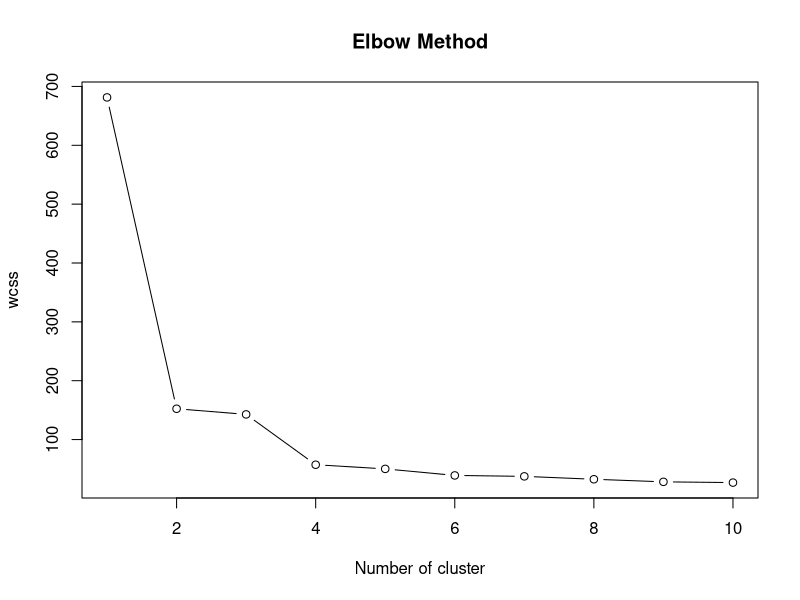
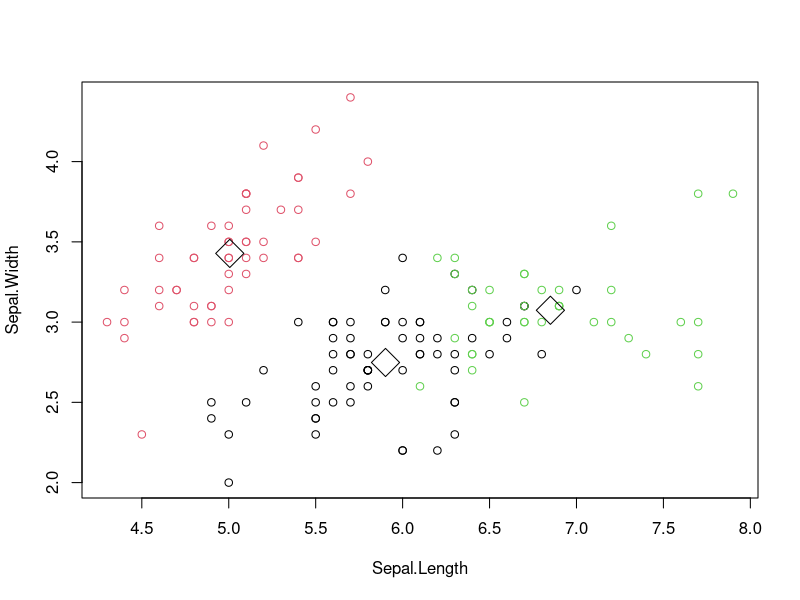

Write R code to recreate these figures, in order.
## ---- chunk 1
knitr::opts_chunk$set(echo = TRUE)
## ---- chunk 2
data("iris")
summary(iris)
head(iris)
## ---- chunk 3
x = iris[,-5]
y = iris$Species
set.seed(27)
#finding the cluster
wcss = vector()
for(i in  1 :10)wcss[i] = sum(kmeans(x,i)$withinss)
plot(1:10,
     wcss,
     type = "b",
     main = "Elbow Method",
     xlab = "Number of cluster",
     ylab = "wcss")
## ---- chunk 4
set.seed(27)
kmeans = kmeans(x,centers = 3)
kmeans
table(y,kmeans$cluster)
## ---- chunk 5
plot(x[c("Sepal.Length","Sepal.Width")], col = kmeans$cluster )
points(kmeans$centers[,c("Sepal.Length","Sepal.Width")],col = 1,pch = 23, cex = 3)
